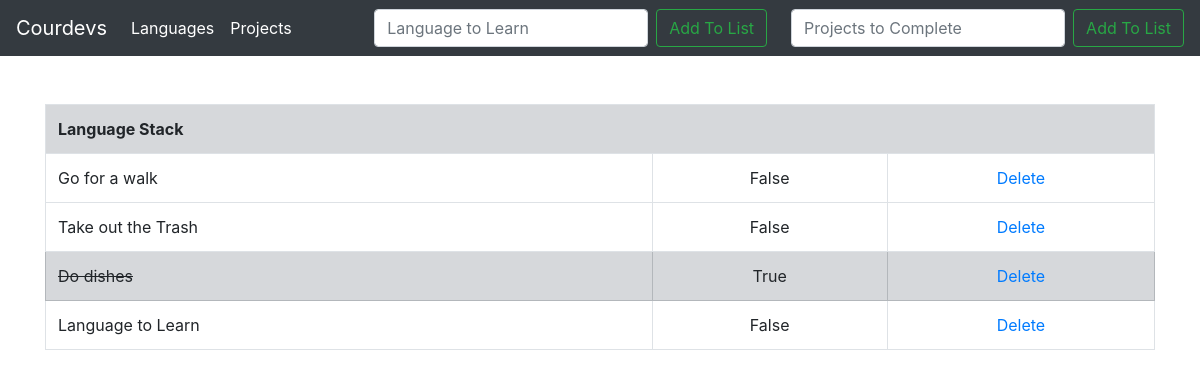
Before: / with the older database file.
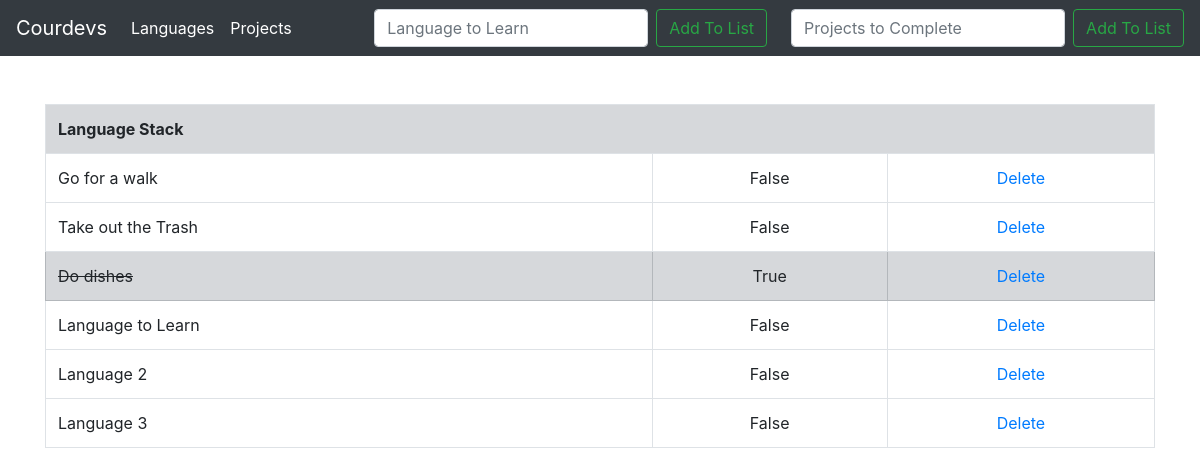
After: the same page with the newer database file.
### todoTwo/models.py (models this page shows, shortened)
class List(models.Model):
	item = models.CharField(max_length=200)
	completed = models.BooleanField(default=False)

### todoTwo/views.py (the view)
# urls.py: path('', views.todo, name='todo'),
def todo(request):
	if request.method == 'POST':
		form = ListForm(request.POST or None) #create variable called form call it ListForm and populate it with the request POST or if nothing requested, do nothing
		if form.is_valid(): #if information on form is valid
			form.save()     #save the info
			all_items = List.objects.all
			messages.success(request, ('Item Has Been Added To List'))
			return render(request, 'todo.html', {'all_items': all_items})
	else:
		all_items = List.objects.all
		return render(request, 'todo.html', {'all_items': all_items})

### todoTwo/templates/todo.html (shortened to what this page needs)
{% extends 'base.html' %}
{% block content %}
<div class="container">
<br>
    {% if all_items %}
      <table class="table table-bordered">
        <th class="table table-secondary" colspan="4">Language Stack</th>
          {% for things in all_items %}
              {% if things.completed %}
                  <tr class="table-secondary">
                      <td class="striker">{{ things.item }}</td>
                      <td><center>{{ things.completed }}</center></td>
                      <td><center><a href="{% url 'delete' things.id %}">Delete</a></center></td>
                  </tr>
              {% else %}
                  <tr>
                      <td>{{ things.item }}</td>
                      <td><center>{{ things.completed }}</center></td>
                      <td><center><a href="{% url 'delete' things.id %}">Delete</a></center></td>
                  </tr>
              {% endif %}
          {% endfor %}
      </table>
    </div>
    {% endif %}
{% endblock %}

### todoTwo/templates/base.html (shortened to what this page needs)
{% load static %}
<!doctype html>
<html lang="en">
  <head>
    <link rel="stylesheet" href="https://stackpath.bootstrapcdn.com/bootstrap/4.5.0/css/bootstrap.min.css">
    <link rel="stylesheet" type="text/css" href="{% static 'css/my_style.css' %}">
  </head>
  <body>
  <nav class="navbar navbar-expand-lg navbar-dark bg-dark">
  <a class="navbar-brand" href="#">Courdevs</a>
  <div class="collapse navbar-collapse" id="navbarSupportedContent">
    <ul class="navbar-nav mr-auto">
      <li class="nav-item active">
        <a class="nav-link" href="{% url 'todo' %}">Languages<span class="sr-only">(current)</span></a>
      </li>
      <li class="nav-item active">
        <a class="nav-link" href="{% url 'edit' %}">Projects<span class="sr-only">(current)</span></a>
      </li>
    </ul>
    <form class="form-inline my-2 my-lg-0" method="POST">
      <input class="form-control mr-sm-2" type="search" placeholder="Language to Learn" aria-label="Search" name="item">
      <button class="btn btn-outline-success my-2 my-sm-0  mr-4" type="submit">Add To List</button>
    </form>
    <form class="form-inline my-2 my-lg-0" method="POST">
      <input class="form-control mr-sm-2" type="search" placeholder="Projects to Complete" aria-label="Search" name="itemproj">
      <button class="btn btn-outline-success my-2 my-sm-0" type="submit">Add To List</button>
    </form>
  </div>
</nav>
    <br>
	{% block content %}
	{% endblock %}
  </body>
</html>

### static/css/my_style.css (style rules this page uses)
.striker { text-decoration: line-through; }

Changed rows visible on the page:
added List: item "Language 2", completed "False"
added List: item "Language 3", completed "False"
